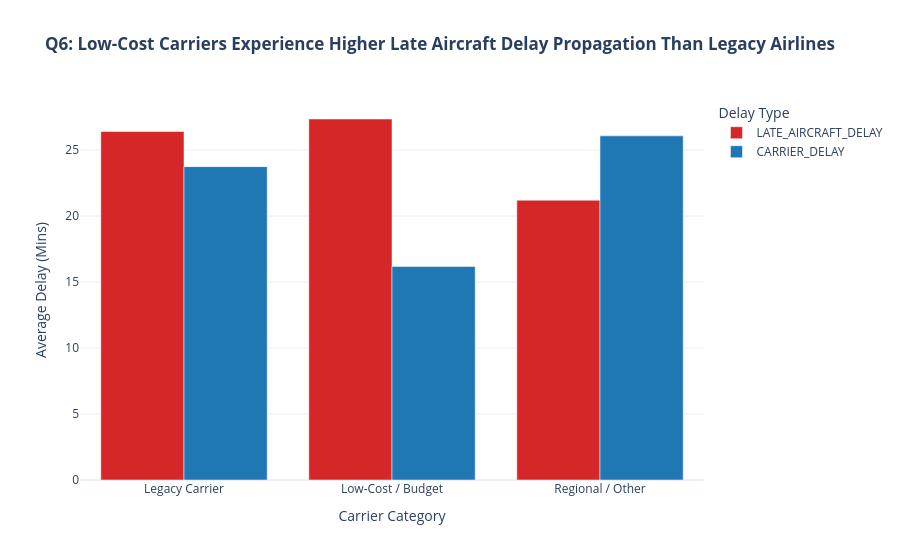

Notebook cell for this chart:
### Code cell
# QUESTION 6: Chain Reactions & Delay Propagation
q6_df = df.groupby('CARRIER_TYPE')[['LATE_AIRCRAFT_DELAY', 'CARRIER_DELAY']].mean().reset_index()
q6_melted = q6_df.melt(id_vars='CARRIER_TYPE', var_name='Delay Type', value_name='Minutes')

fig6 = px.bar(
    q6_melted, x='CARRIER_TYPE', y='Minutes', color='Delay Type', barmode='group',
    title="<b>Q6: Low-Cost Carriers Experience Higher Late Aircraft Delay Propagation Than Legacy Airlines</b>",
    labels={'CARRIER_TYPE': 'Carrier Category', 'Minutes': 'Average Delay (Mins)'},
    color_discrete_sequence=['#d62728', '#1f77b4']
)
fig6.update_layout(template='plotly_white')
fig6.show()

### Figure 1 — Plotly figure (JSON) as saved in the notebook; plotly's stock layout.template omitted (floating-point values rounded to 4 significant figures)
{"data": [{"alignmentgroup": "True", "hovertemplate": "Delay Type=LATE_AIRCRAFT_DELAY<br>Carrier Category=%{x}<br>Average Delay (Mins)=%{y}<extra></extra>", "legendgroup": "LATE_AIRCRAFT_DELAY", "marker": {"color": "#d62728", "pattern": {"shape": ""}}, "name": "LATE_AIRCRAFT_DELAY", "offsetgroup": "LATE_AIRCRAFT_DELAY", "orientation": "v", "showlegend": true, "textposition": "auto", "type": "bar", "x": ["Legacy Carrier", "Low-Cost / Budget", "Regional / Other"], "xaxis": "x", "y": [26.41, 27.35, 21.2], "yaxis": "y"}, {"alignmentgroup": "True", "hovertemplate": "Delay Type=CARRIER_DELAY<br>Carrier Category=%{x}<br>Average Delay (Mins)=%{y}<extra></extra>", "legendgroup": "CARRIER_DELAY", "marker": {"color": "#1f77b4", "pattern": {"shape": ""}}, "name": "CARRIER_DELAY", "offsetgroup": "CARRIER_DELAY", "orientation": "v", "showlegend": true, "textposition": "auto", "type": "bar", "x": ["Legacy Carrier", "Low-Cost / Budget", "Regional / Other"], "xaxis": "x", "y": [23.74, 16.18, 26.08], "yaxis": "y"}], "layout": {"barmode": "group", "legend": {"title": {"text": "Delay Type"}, "tracegroupgap": 0}, "title": {"text": "<b>Q6: Low-Cost Carriers Experience Higher Late Aircraft Delay Propagation Than Legacy Airlines</b>"}, "xaxis": {"anchor": "y", "domain": [0, 1], "title": {"text": "Carrier Category"}}, "yaxis": {"anchor": "x", "domain": [0, 1], "title": {"text": "Average Delay (Mins)"}}}}
